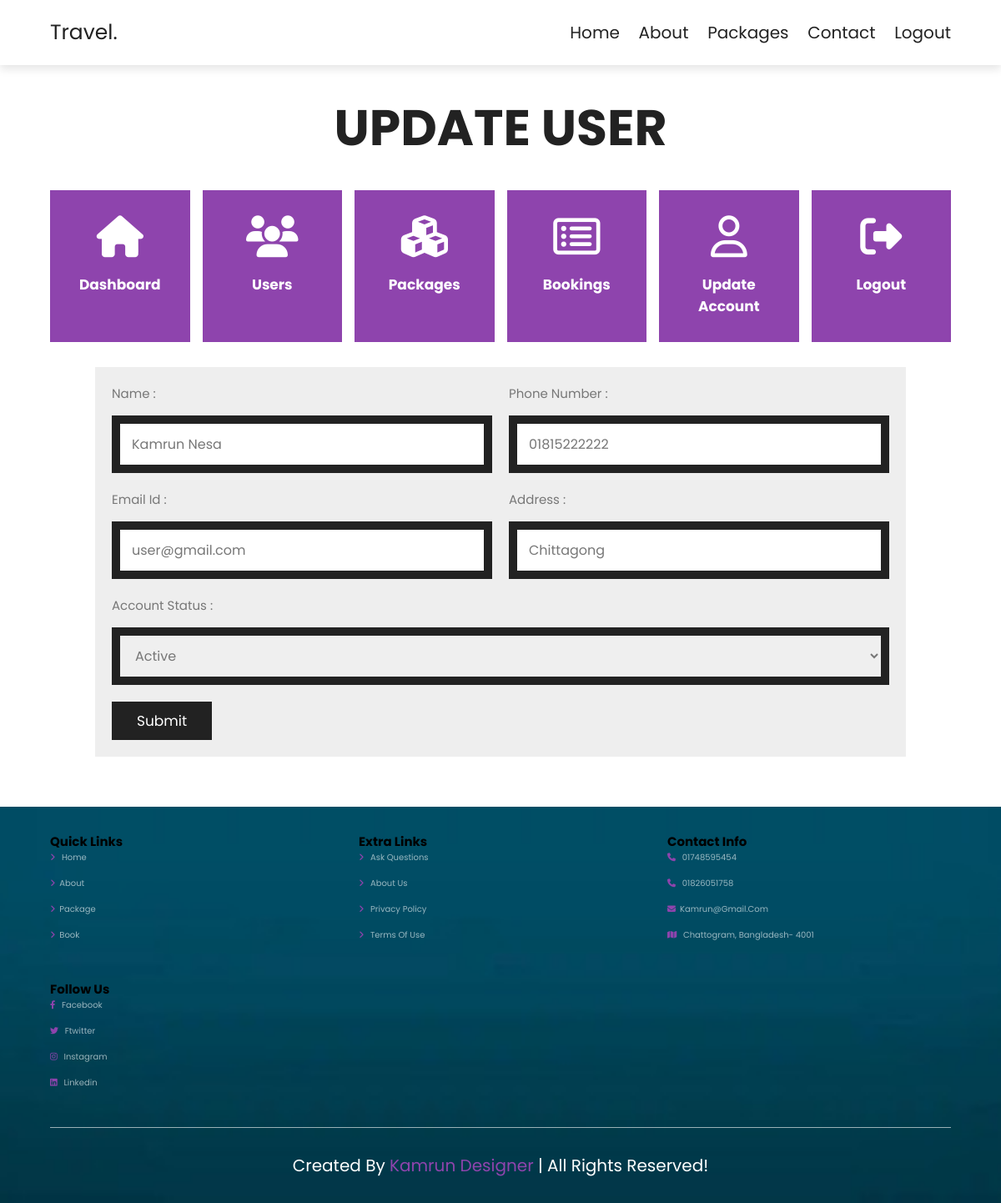
The app's page /admin/users/update.php?user=10 (signed in) with its own data.
### tables this page shows
CREATE TABLE `users` (
  `id` int NOT NULL,
  `name` varchar(50) NOT NULL,
  `phone` varchar(20) NOT NULL,
  `address` varchar(150) NOT NULL,
  `email` varchar(150) NOT NULL,
  `password` varchar(150) NOT NULL,
  `role` enum('admin','user') NOT NULL DEFAULT 'user',
  `status` enum('active','inactive') NOT NULL DEFAULT 'active'
);

### admin/users/update.php (the view, shortened to what this page needs)
<?php
$userId = intval($_GET['user']);
$query = mysqli_query($conn, "SELECT * FROM `users` WHERE `id` = '$userId'");
$user = mysqli_fetch_assoc($query);
?>
<!DOCTYPE html>
<html lang="en">
<head>
    <?php include_once '../inc/head.php'; ?>
</head>
<body>
    <?php include_once '../inc/header.php'; ?>
    <section class="services">
        <h1 class="heading-title">Update User</h1>
        <?php include_once "../inc/menu.php"; ?>
        <section class="booking">
            <form action="update.php?user=<?php echo $userId; ?>" method="post" class="book-form">
                <div class="flex">
                    <div class="inputBox">
                        <span>Name :</span>
                        <input type="text" placeholder="Enter your name" name="name" value="<?php echo $user['name']; ?>" required>
                    </div>
                    <div class="inputBox">
                        <span>Phone Number :</span>
                        <input type="number" placeholder="Enter your phone number" name="phone" value="<?php echo $user['phone']; ?>" required>
                    </div>
                    <div class="inputBox">
                        <span>Email Id :</span>
                        <input type="email" placeholder="Enter your email" name="email" value="<?php echo $user['email']; ?>" required>
                    </div>
                    <div class="inputBox">
                        <span>Address :</span>
                        <input type="text" placeholder="Enter your address" name="address" value="<?php echo $user['address']; ?>" required>
                    </div>
                    <div class="inputBox">
                        <span>Account Status :</span>
                        <select type="number" name="status" required>
                            <option value="active" <?php if ($user['status'] == 'active') echo 'selected'; ?>>Active</option>
                        </select>
                    </div>
                </div>
                <input type="submit" value="submit" class="btn" name="update">
            </form>
        </section>
    </section>
    <?php include_once '../inc/footer.php'; ?>
</body>
</html>

### records on screen
users: name "Kamrun Nesa", phone "01815222222", email "user@gmail.com", address "Chittagong", status "Active"
